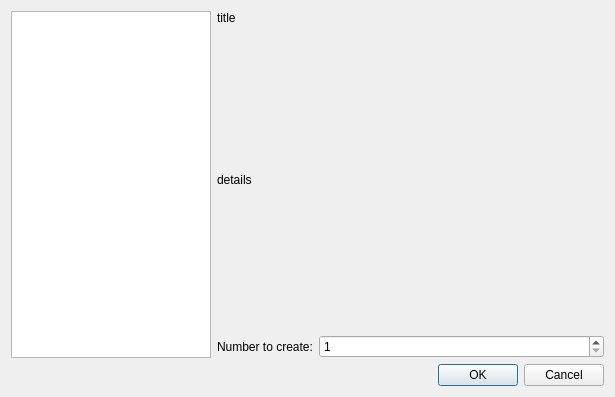
<?xml version="1.0" encoding="UTF-8"?>
<ui version="4.0">
 <class>NewTreeItemDialog</class>
 <widget class="QDialog" name="NewTreeItemDialog">
  <property name="geometry">
   <rect>
    <x>0</x>
    <y>0</y>
    <width>615</width>
    <height>397</height>
   </rect>
  </property>
  <property name="windowTitle">
   <string>Dialog</string>
  </property>
  <layout class="QVBoxLayout" name="verticalLayout">
   <item>
    <layout class="QHBoxLayout" name="horizontalLayout">
     <item>
      <widget class="QListWidget" name="listWidget">
       <property name="maximumSize">
        <size>
         <width>200</width>
         <height>16777215</height>
        </size>
       </property>
      </widget>
     </item>
     <item>
      <layout class="QVBoxLayout" name="contentLayout" stretch="0,1,0">
       <item>
        <widget class="QLabel" name="titleLabel">
         <property name="text">
          <string notr="true">title</string>
         </property>
        </widget>
       </item>
       <item>
        <widget class="QLabel" name="detailsLabel">
         <property name="text">
          <string notr="true">details</string>
         </property>
        </widget>
       </item>
       <item>
        <layout class="QFormLayout" name="formLayout">
         <item row="0" column="0">
          <widget class="QLabel" name="label_2">
           <property name="text">
            <string>Number to create:</string>
           </property>
          </widget>
         </item>
         <item row="0" column="1">
          <widget class="QSpinBox" name="numberToCreateSpinBox">
           <property name="minimum">
            <number>1</number>
           </property>
          </widget>
         </item>
        </layout>
       </item>
      </layout>
     </item>
    </layout>
   </item>
   <item>
    <widget class="QDialogButtonBox" name="buttonBox">
     <property name="orientation">
      <enum>Qt::Horizontal</enum>
     </property>
     <property name="standardButtons">
      <set>QDialogButtonBox::Cancel|QDialogButtonBox::Ok</set>
     </property>
    </widget>
   </item>
  </layout>
 </widget>
 <resources/>
 <connections>
  <connection>
   <sender>buttonBox</sender>
   <signal>accepted()</signal>
   <receiver>NewTreeItemDialog</receiver>
   <slot>accept()</slot>
   <hints>
    <hint type="sourcelabel">
     <x>248</x>
     <y>254</y>
    </hint>
    <hint type="destinationlabel">
     <x>157</x>
     <y>274</y>
    </hint>
   </hints>
  </connection>
  <connection>
   <sender>buttonBox</sender>
   <signal>rejected()</signal>
   <receiver>NewTreeItemDialog</receiver>
   <slot>reject()</slot>
   <hints>
    <hint type="sourcelabel">
     <x>316</x>
     <y>260</y>
    </hint>
    <hint type="destinationlabel">
     <x>286</x>
     <y>274</y>
    </hint>
   </hints>
  </connection>
 </connections>
</ui>
